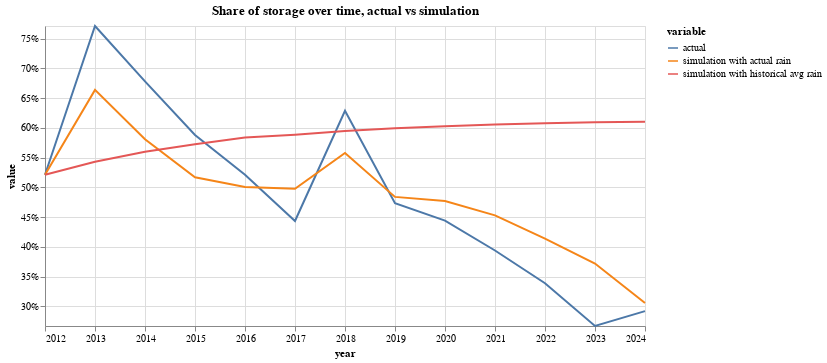

Notebook code cell kept with this figure:
### Code cell
form = 'share_storage ~ rel_rainfall_compare + share_storage_lag'
model = smf.ols(formula=form, data=data_yearly.reset_index()).fit()

def get_predict(rel_rainfall_compare):
    df_predict = data_yearly.copy()
    years = df_predict.year.unique()
    df_predict['rel_rainfall_compare'] = rel_rainfall_compare

    for year in years[1:]:
        df_year = df_predict.query('year == @year').copy()
        predicts = model.predict(df_year.reset_index())
        df_year['share_storage'] = predicts.values
        df_predict.loc[df_predict.year == year, 'share_storage'] = df_year.share_storage.values
        df_predict['share_storage_lag'] = df_predict.groupby(group_vars)['share_storage'].shift(1)
    return df_predict

df_res = pd.DataFrame()
df_res['current'] = data_yearly.groupby('year')[['share_storage']].mean()
df_res['current_pred'] = get_predict(data_yearly.rel_rainfall_compare).groupby('year')[['share_storage']].mean()
df_res['counterfactual_histavg'] = get_predict(1).groupby('year')[['share_storage']].mean()

# Plot this using altair
res = df_res.reset_index()
res = res.melt(id_vars='year')
res['year'] = res.year.astype(int)
res['value'] = res.value
res['variable'] = res.variable.str.replace('current_pred', 'simulation with actual rain')
res['variable'] = res.variable.str.replace('current', 'actual')
res['variable'] = res.variable.str.replace('counterfactual_histavg', 'simulation with historical avg rain')
res['variable'] = res.variable.str.replace('share storage', 'share storage (%)')

title = 'Share of storage over time, actual vs simulation'
chart = alt.Chart(res).mark_line().encode(
    x=alt.X('year', axis=alt.Axis(format='d')),
    y=alt.Y('value', axis=alt.Axis(format='%'), scale=alt.Scale(domain=[res['value'].min(), res['value'].max()])),
    color='variable',
).properties(
    width=600,
    height=300,
    title=title
)
chart

### Figure 1 — Vega-Lite specification as saved in the notebook (floating-point values rounded to 4 significant figures)
{"config": {"view": {"continuousWidth": 300, "continuousHeight": 300}}, "data": {"name": "data-ca2d20ebec0c6d858232178ae4ade318"}, "mark": {"type": "line"}, "encoding": {"color": {"field": "variable", "type": "nominal"}, "x": {"axis": {"format": "d"}, "field": "year", "type": "quantitative"}, "y": {"axis": {"format": "%"}, "field": "value", "scale": {"domain": [0.267, 0.7711]}, "type": "quantitative"}}, "height": 300, "title": "Share of storage over time, actual vs simulation", "width": 600, "$schema": "https://vega.github.io/schema/vega-lite/v5.16.3.json", "datasets": {"data-ca2d20ebec0c6d858232178ae4ade318": [{"year": 2012, "variable": "actual", "value": 0.5211}, {"year": 2013, "variable": "actual", "value": 0.7711}, {"year": 2014, "variable": "actual", "value": 0.678}, {"year": 2015, "variable": "actual", "value": 0.5878}, {"year": 2016, "variable": "actual", "value": 0.5211}, {"year": 2017, "variable": "actual", "value": 0.4435}, {"year": 2018, "variable": "actual", "value": 0.6287}, {"year": 2019, "variable": "actual", "value": 0.4734}, {"year": 2020, "variable": "actual", "value": 0.4441}, {"year": 2021, "variable": "actual", "value": 0.3939}, {"year": 2022, "variable": "actual", "value": 0.3389}, {"year": 2023, "variable": "actual", "value": 0.267}, {"year": 2024, "variable": "actual", "value": 0.2921}, {"year": 2012, "variable": "simulation with actual rain", "value": 0.5211}, {"year": 2013, "variable": "simulation with actual rain", "value": 0.6637}, {"year": 2014, "variable": "simulation with actual rain", "value": 0.5808}, {"year": 2015, "variable": "simulation with actual rain", "value": 0.5168}, {"year": 2016, "variable": "simulation with actual rain", "value": 0.5007}, {"year": 2017, "variable": "simulation with actual rain", "value": 0.4977}, {"year": 2018, "variable": "simulation with actual rain", "value": 0.5576}, {"year": 2019, "variable": "simulation with actual rain", "value": 0.4839}, {"year": 2020, "variable": "simulation with actual rain", "value": 0.4769}, {"year": 2021, "variable": "simulation with actual rain", "value": 0.4528}, {"year": 2022, "variable": "simulation with actual rain", "value": 0.4139}, {"year": 2023, "variable": "simulation with actual rain", "value": 0.372}, {"year": 2024, "variable": "simulation with actual rain", "value": 0.3055}, {"year": 2012, "variable": "simulation with historical avg rain", "value": 0.5211}, {"year": 2013, "variable": "simulation with historical avg rain", "value": 0.5429}, {"year": 2014, "variable": "simulation with historical avg rain", "value": 0.5596}, {"year": 2015, "variable": "simulation with historical avg rain", "value": 0.5724}, {"year": 2016, "variable": "simulation with historical avg rain", "value": 0.5836}, {"year": 2017, "variable": "simulation with historical avg rain", "value": 0.5883}, {"year": 2018, "variable": "simulation with historical avg rain", "value": 0.5944}, {"year": 2019, "variable": "simulation with historical avg rain", "value": 0.5991}, {"year": 2020, "variable": "simulation with historical avg rain", "value": 0.6027}, {"year": 2021, "variable": "simulation with historical avg rain", "value": 0.6054}, {"year": 2022, "variable": "simulation with historical avg rain", "value": 0.6075}, {"year": 2023, "variable": "simulation with historical avg rain", "value": 0.6091}, {"year": 2024, "variable": "simulation with historical avg rain", "value": 0.6104}]}}
